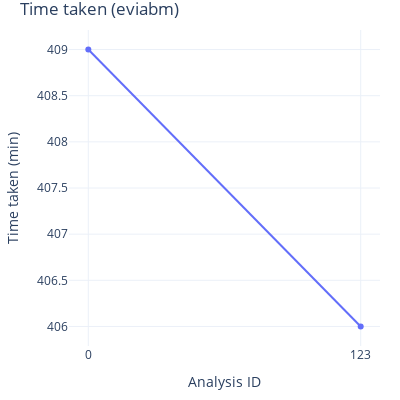

The notebook cell saved with this chart:
### Code cell
fig = go.Figure()
fig.add_trace(go.Scatter(x=comp_stats['param_value'], y=comp_stats['time_taken_eviabm'],
                    mode='lines+markers+text',
                    name='lines+markers'))
fig.update_xaxes(type='category')
fig.update_layout(title="Time taken (eviabm)",
                  yaxis_title="Time taken (min)", 
                  xaxis_title="Analysis ID", 
                  uniformtext_minsize=8, 
                  uniformtext_mode='hide', 
                  width=400, 
                  height=400, 
                  margin=dict(l=20, r=20, t=30, b=20),
                  template='plotly_white')
fig.show()

### Figure 1 — Plotly figure (JSON) as saved in the notebook; plotly's stock layout.template omitted (floating-point values rounded to 4 significant figures)
{"data": [{"mode": "lines+markers+text", "name": "lines+markers", "type": "scatter", "x": ["0", "123"], "y": [409, 406]}], "layout": {"height": 400, "margin": {"b": 20, "l": 20, "r": 20, "t": 30}, "title": {"text": "Time taken (eviabm)"}, "uniformtext": {"minsize": 8, "mode": "hide"}, "width": 400, "xaxis": {"autorange": true, "range": [-0.07121, 1.071], "title": {"text": "Analysis ID"}, "type": "category"}, "yaxis": {"autorange": true, "range": [405.8, 409.2], "title": {"text": "Time taken (min)"}, "type": "linear"}}}
